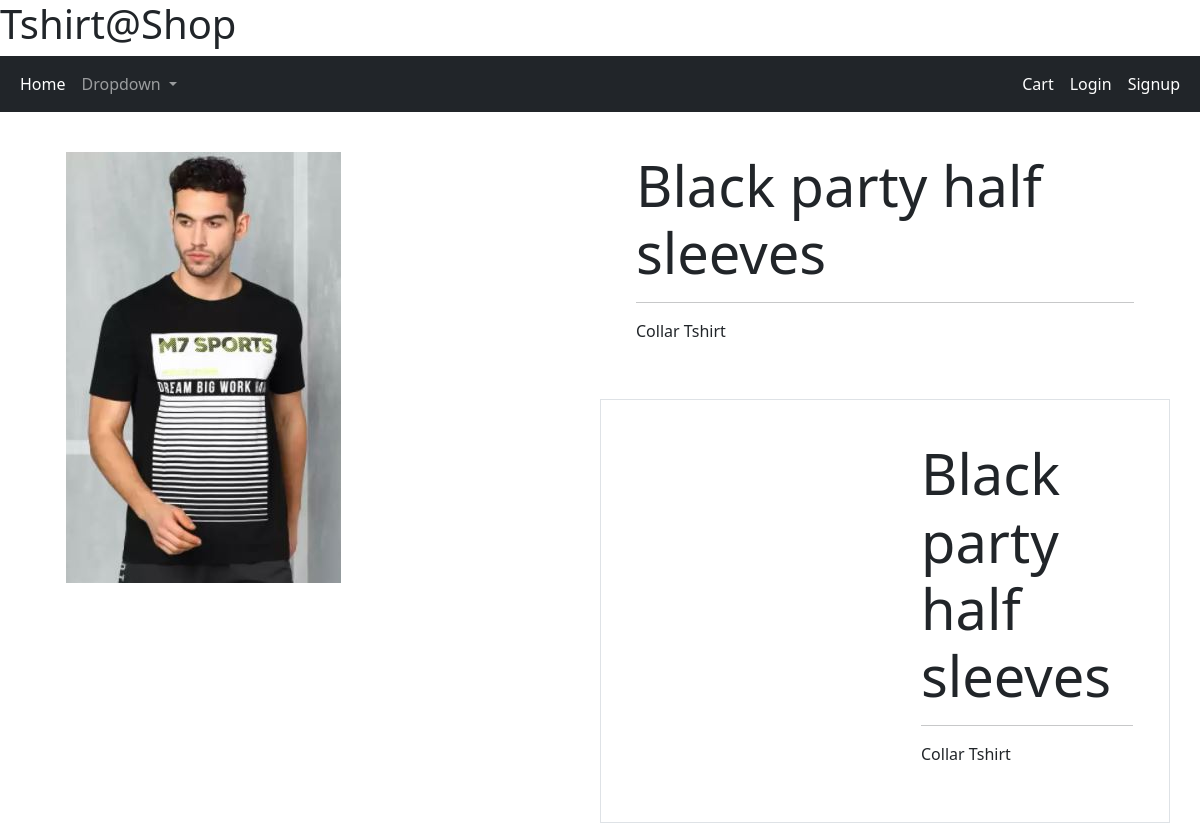
The app's page /product/3 with its own data.
### store/models.py (models this page shows, shortened)
class Tshirt(models.Model):
    name = models.CharField(max_length=50, null= False)
    description = models.CharField(max_length=500, null=True)
    discount= models.IntegerField(default=0)
    image= models.ImageField(upload_to="upload/images/", null=False)
    occasion= models.ForeignKey(Occasion, on_delete=models.CASCADE)
    brand= models.ForeignKey(Brand, on_delete=models.CASCADE)
    sleeve= models.ForeignKey(Sleeve, on_delete=models.CASCADE)
    neck_type= models.ForeignKey(Necktype, on_delete=models.CASCADE)
    ideal_for= models.ForeignKey(IdealFor, on_delete=models.CASCADE)
    colour= models.ForeignKey(Colour, on_delete=models.CASCADE)

### store/views.py (the view)
# urls.py: path("product/<int:id>", show_product)
def show_product(request, id):
    tshirt=Tshirt.objects.get(pk=id)
    return render(request,template_name="store/products_details.html", context={"tshirt": tshirt})

### store/templates/store/products_details.html (shortened to what this page needs)
{% extends "./base.html" %}
{% block content %}
<div class="container">
    <div class="row">
        <div class="col">
            <div class="p-4 m-3 mx-auto">
                <img src="{{tshirt.image.url}}" class="image-fluid">
            </div>
        </div>
        <div class="col">
            <div class="p-4 m-3 mx-auto">
                <div class="display-4">{{tshirt.name}}</div>
                    <hr>
                <p>{{tshirt.description|title}}</p>
            </div>
                <div class="row border">
                    <div class="col">
                        <div class="p-4 m-3 mx-auto">
                        </div>
                    </div>
                    <div class="col">
                        <div class="p-4 m-3 mx-auto">
                            <div class="display-4">{{tshirt.name}}</div>
                                <hr>
                            <p>{{tshirt.description|title}}</p>
                        </div>
                    </div>
                </div>
            </div>
    </div>
</div>
{% endblock %}

### records on screen
Tshirt: image (picture), name "Black party half sleeves", description "Collar Tshirt"
